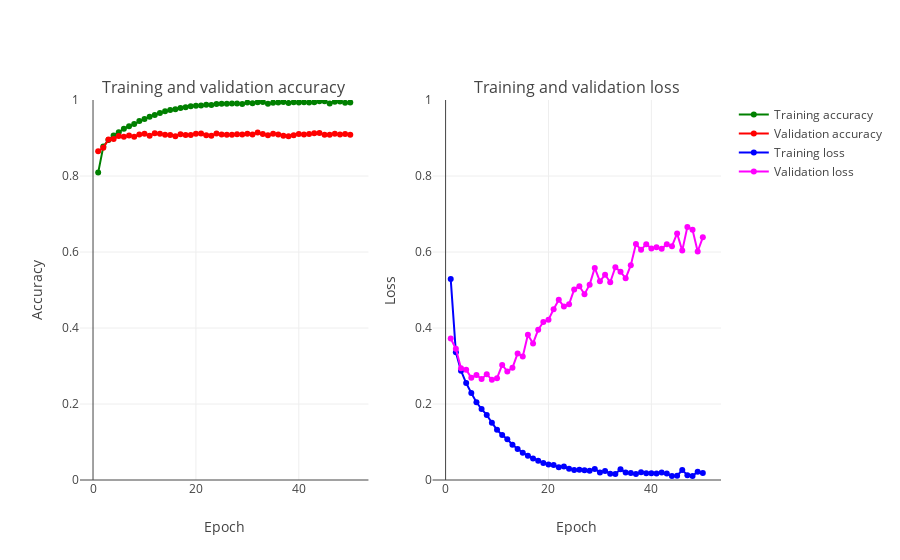

The cell this chart's notebook holds for it:
### Markdown cell above
## <a id="53">Validation accuracy and loss</a>

Let's plot the train and validation accuracy and loss, from the train history.

### Code cell
def create_trace(x,y,ylabel,color):
        trace = go.Scatter(
            x = x,y = y,
            name=ylabel,
            marker=dict(color=color),
            mode = "markers+lines",
            text=x
        )
        return trace
    
def plot_accuracy_and_loss(train_model):
    hist = train_model.history
    acc = hist['acc']
    val_acc = hist['val_acc']
    loss = hist['loss']
    val_loss = hist['val_loss']
    epochs = list(range(1,len(acc)+1))
    
    trace_ta = create_trace(epochs,acc,"Training accuracy", "Green")
    trace_va = create_trace(epochs,val_acc,"Validation accuracy", "Red")
    trace_tl = create_trace(epochs,loss,"Training loss", "Blue")
    trace_vl = create_trace(epochs,val_loss,"Validation loss", "Magenta")
   
    fig = tools.make_subplots(rows=1,cols=2, subplot_titles=('Training and validation accuracy',
                                                             'Training and validation loss'))
    fig.append_trace(trace_ta,1,1)
    fig.append_trace(trace_va,1,1)
    fig.append_trace(trace_tl,1,2)
    fig.append_trace(trace_vl,1,2)
    fig['layout']['xaxis'].update(title = 'Epoch')
    fig['layout']['xaxis2'].update(title = 'Epoch')
    fig['layout']['yaxis'].update(title = 'Accuracy', range=[0,1])
    fig['layout']['yaxis2'].update(title = 'Loss', range=[0,1])

    
    iplot(fig, filename='accuracy-loss')

plot_accuracy_and_loss(train_model)

### Figure 1 — Plotly figure (JSON) as saved in the notebook; plotly's stock layout.template omitted (floating-point values rounded to 4 significant figures)
{"data": [{"marker": {"color": "Green"}, "mode": "markers+lines", "name": "Training accuracy", "text": ["1", "2", "3", "4", "5", "6", "7", "8", "9", "10", "11", "12", "13", "14", "15", "16", "17", "18", "19", "20", "21", "22", "23", "24", "25", "26", "27", "28", "29", "30", "31", "32", "33", "34", "35", "36", "37", "38", "39", "40", "41", "42", "43", "44", "45", "46", "47", "48", "49", "50"], "type": "scatter", "uid": "716816ec-d66e-11eb-9d36-6bf34c4607cd", "x": [1, 2, 3, 4, 5, 6, 7, 8, 9, 10, 11, 12, 13, 14, 15, 16, 17, 18, 19, 20, 21, 22, 23, 24, 25, 26, 27, 28, 29, 30, 31, 32, 33, 34, 35, 36, 37, 38, 39, 40, 41, 42, 43, 44, 45, 46, 47, 48, 49, 50], "xaxis": "x", "y": [0.8089, 0.8774, 0.895, 0.9065, 0.915, 0.9245, 0.9306, 0.9367, 0.9445, 0.9503, 0.9557, 0.9603, 0.966, 0.9702, 0.974, 0.9759, 0.979, 0.9812, 0.9837, 0.9851, 0.9855, 0.9875, 0.987, 0.9894, 0.9902, 0.99, 0.9909, 0.9909, 0.9895, 0.9931, 0.9915, 0.9941, 0.9949, 0.9903, 0.9931, 0.9935, 0.9947, 0.9922, 0.9939, 0.9936, 0.9941, 0.9931, 0.9941, 0.9964, 0.9966, 0.9908, 0.9953, 0.9962, 0.9926, 0.9935], "yaxis": "y"}, {"marker": {"color": "Red"}, "mode": "markers+lines", "name": "Validation accuracy", "text": ["1", "2", "3", "4", "5", "6", "7", "8", "9", "10", "11", "12", "13", "14", "15", "16", "17", "18", "19", "20", "21", "22", "23", "24", "25", "26", "27", "28", "29", "30", "31", "32", "33", "34", "35", "36", "37", "38", "39", "40", "41", "42", "43", "44", "45", "46", "47", "48", "49", "50"], "type": "scatter", "uid": "71693ee6-d66e-11eb-9d36-6bf34c4607cd", "x": [1, 2, 3, 4, 5, 6, 7, 8, 9, 10, 11, 12, 13, 14, 15, 16, 17, 18, 19, 20, 21, 22, 23, 24, 25, 26, 27, 28, 29, 30, 31, 32, 33, 34, 35, 36, 37, 38, 39, 40, 41, 42, 43, 44, 45, 46, 47, 48, 49, 50], "xaxis": "x", "y": [0.8653, 0.8746, 0.8958, 0.8974, 0.9052, 0.9033, 0.9066, 0.9033, 0.9095, 0.9115, 0.9059, 0.9122, 0.9113, 0.9087, 0.9077, 0.9045, 0.9102, 0.9081, 0.908, 0.9111, 0.9119, 0.9069, 0.9058, 0.912, 0.9094, 0.9084, 0.9087, 0.9097, 0.9091, 0.9115, 0.9092, 0.9143, 0.9108, 0.9073, 0.911, 0.9095, 0.9062, 0.9048, 0.9071, 0.9103, 0.9093, 0.9108, 0.9124, 0.913, 0.9086, 0.9087, 0.9115, 0.9092, 0.9108, 0.9084], "yaxis": "y"}, {"marker": {"color": "Blue"}, "mode": "markers+lines", "name": "Training loss", "text": ["1", "2", "3", "4", "5", "6", "7", "8", "9", "10", "11", "12", "13", "14", "15", "16", "17", "18", "19", "20", "21", "22", "23", "24", "25", "26", "27", "28", "29", "30", "31", "32", "33", "34", "35", "36", "37", "38", "39", "40", "41", "42", "43", "44", "45", "46", "47", "48", "49", "50"], "type": "scatter", "uid": "716a3b0c-d66e-11eb-9d36-6bf34c4607cd", "x": [1, 2, 3, 4, 5, 6, 7, 8, 9, 10, 11, 12, 13, 14, 15, 16, 17, 18, 19, 20, 21, 22, 23, 24, 25, 26, 27, 28, 29, 30, 31, 32, 33, 34, 35, 36, 37, 38, 39, 40, 41, 42, 43, 44, 45, 46, 47, 48, 49, 50], "xaxis": "x2", "y": [0.5287, 0.336, 0.2877, 0.2551, 0.229, 0.2045, 0.1865, 0.1714, 0.1508, 0.1322, 0.1182, 0.1074, 0.09276, 0.08133, 0.0718, 0.06375, 0.05636, 0.05097, 0.04452, 0.0405, 0.03928, 0.03341, 0.03561, 0.02966, 0.02644, 0.02707, 0.02562, 0.02427, 0.02909, 0.02003, 0.02392, 0.01662, 0.01597, 0.02813, 0.01974, 0.01813, 0.01588, 0.02013, 0.01777, 0.01796, 0.01714, 0.01986, 0.01686, 0.01036, 0.01132, 0.0264, 0.01275, 0.0107, 0.02181, 0.01831], "yaxis": "y2"}, {"marker": {"color": "Magenta"}, "mode": "markers+lines", "name": "Validation loss", "text": ["1", "2", "3", "4", "5", "6", "7", "8", "9", "10", "11", "12", "13", "14", "15", "16", "17", "18", "19", "20", "21", "22", "23", "24", "25", "26", "27", "28", "29", "30", "31", "32", "33", "34", "35", "36", "37", "38", "39", "40", "41", "42", "43", "44", "45", "46", "47", "48", "49", "50"], "type": "scatter", "uid": "716b2fee-d66e-11eb-9d36-6bf34c4607cd", "x": [1, 2, 3, 4, 5, 6, 7, 8, 9, 10, 11, 12, 13, 14, 15, 16, 17, 18, 19, 20, 21, 22, 23, 24, 25, 26, 27, 28, 29, 30, 31, 32, 33, 34, 35, 36, 37, 38, 39, 40, 41, 42, 43, 44, 45, 46, 47, 48, 49, 50], "xaxis": "x2", "y": [0.3723, 0.3453, 0.2942, 0.2903, 0.2688, 0.2763, 0.2659, 0.2781, 0.2639, 0.268, 0.3027, 0.2857, 0.2951, 0.3332, 0.3253, 0.3821, 0.3594, 0.3955, 0.4157, 0.4217, 0.4492, 0.4742, 0.4564, 0.4627, 0.5013, 0.5098, 0.489, 0.514, 0.5581, 0.5227, 0.5402, 0.5205, 0.5601, 0.5481, 0.5307, 0.5653, 0.621, 0.6057, 0.6205, 0.6094, 0.6126, 0.6085, 0.6207, 0.6154, 0.6487, 0.6037, 0.666, 0.6584, 0.6014, 0.6387], "yaxis": "y2"}], "layout": {"annotations": [{"font": {"size": 16}, "showarrow": false, "text": "Training and validation accuracy", "x": 0.225, "xanchor": "center", "xref": "paper", "y": 1, "yanchor": "bottom", "yref": "paper"}, {"font": {"size": 16}, "showarrow": false, "text": "Training and validation loss", "x": 0.775, "xanchor": "center", "xref": "paper", "y": 1, "yanchor": "bottom", "yref": "paper"}], "xaxis": {"anchor": "y", "domain": [0, 0.45], "title": "Epoch"}, "xaxis2": {"anchor": "y2", "domain": [0.55, 1], "title": "Epoch"}, "yaxis": {"anchor": "x", "domain": [0, 1], "range": [0, 1], "title": "Accuracy"}, "yaxis2": {"anchor": "x2", "domain": [0, 1], "range": [0, 1], "title": "Loss"}}}
